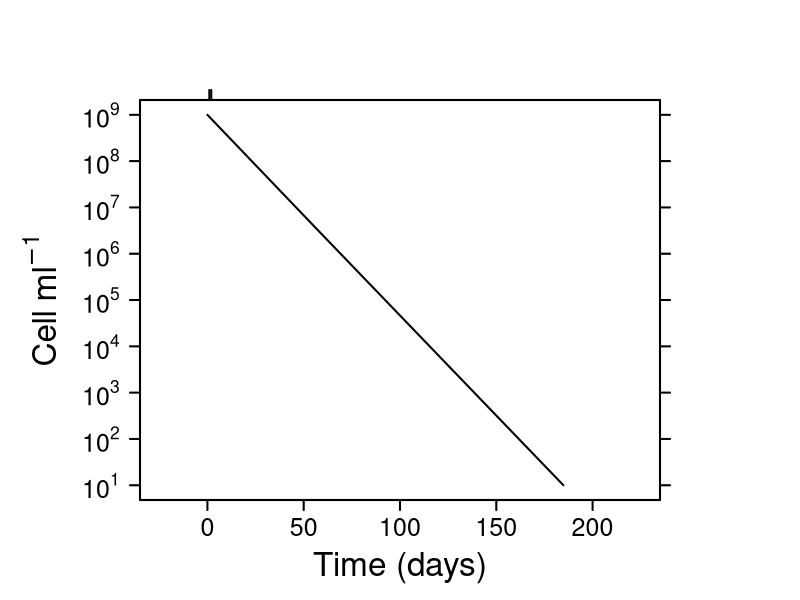

Source code (R):
## ---- chunk 1
getwd()
setwd("~/GitHub/Dimensions/Aim1/PersistenceModel")
## ---- chunk 2
require("deSolve")
## ---- chunk 3
# Function for persistence
persist <- function(t, x, parms){
  with(as.list(c(parms, x)),{
		dBadt = -Ba*da		#g (L*day)^-1
		
		res=c(dBadt)
		list(res)
	})
}

# Parameters
parms = c(da = 0.1)
times = seq(0, 1000, 0.1)
init = c(Ba = 0.00002)

# Output
outP <- ode(y = init, times = times, func = persist, parms = parms)
outP <- data.frame(outP, log10(outP[,2]/(20e-15)))
colnames(outP)[3] <- "logcells.ml"
outP <- subset(outP, outP[,3] >= 1)
## ---- chunk 4
# Function for cannibalsims where dead bacteria are consumed by live bacteria
persistCannibalism <- function(t, x, parms){
  with(as.list(c(parms, x)),{
		dBadt = Ba*(C*Va)/(C+Ka)*Ea-Ba*da		#g (L*day)^-1
		dCdt = Ba*da*m-Ba*(C*Va)/(C+Ka)		#g (L*day)^-1
		
		res=c(dBadt,dCdt)
		list(res)
	})
}

# Parameters
parms = c(Va = 12, Ka = 0.0011, Ea = 0.75, da = 0.1, m = 0.5)
times = seq(0, 1000, 0.1)
init = c(Ba = 0.02, C = 0)

# Output
outPC = ode(y = init, times = times, func = persistCannibalism, parms = parms)
## ---- chunk 5
# Function for two-species model with mutant and ancestros with different traits
persistCannibalismMut <- function(t, x, parms){
  with(as.list(c(parms, x)),{
		dBadt = Ba*(C*Va)/(C+Ka)*Ea-Ba*da
		dBmdt = Bm*(C*Vm)/(C+Km)*Em-Bm*dm
		dCdt = Ba*da*m-Ba*(C*Va)/(C+Ka)+Bm*dm*m-Bm*(C*Vm)/(C+Km)
		
		res=c(dBadt, dBmdt, dCdt)
		list(res)
	})
}

# Parameters
fracMut=1e-5 # fraction of initial population that are mutant
parmsMut = c(Va = 12, Ka = 0.0011, Ea = 0.5, da = 0.1, Vm = 12, Km = 0.0011, 
             Em = 0.9, dm = 0.05, m = 0.5)
initMut = c(Ba = 0.02-0.02*fracMut, Bm = 0.02*fracMut, C = 0)

# Output
outPCmut=ode(y=initMut,times=times,func=persistCannibalismMut,parms=parmsMut)
## ---- chunk 6
plot.new

png(filename="~/GitHub/Dimensions/Aim1/PersistenceModel/figures/decay.png",
    width = 1200, height = 1200, res = 96*2)

# par(mfrow = c(1, 1), mar=c(2, 4, 2, 2) + 0.1)

par(mar = c(5, 7, 5, 7))
decay.plot <- plot(outP[,1], outP[,3], type = "l", yaxt = "n", xaxt = "n", lwd = 2,
        cex.lab = 2, cex.axis = 1.5, xlab = "Time (days)", ylab = NA,
        xlim = c(-25, 225))
box(lwd=2)

mtext(expression('Cell ml'^-1), side = 2, outer = TRUE, cex = 2, line = -3, adj = 0.5)


# Add ticks and tick labels

axis(side = 2, lwd.ticks = 2, cex.axis = 1.5, las = 1,
     labels = expression(10^1, 10^2, 10^3, 10^4, 10^5, 10^6, 10^7, 10^8, 10^9),
     at = c(1, 2, 3, 4, 5, 6, 7, 8, 9))
 
axis(side = 4, lwd.ticks = 2, cex.axis = 1.5, las = 1,
    at=c(1, 2, 3, 4, 5, 6, 7, 8, 9), labels = F)
 
axis(side = 1, lwd.ticks = 2, cex.axis = 1.5, las = 1,
    labels = c(0, 50, 100, 150, 200), at = c(0, 50, 100, 150, 200))

axis(side = 3, lwd.ticks = 2, cex.axis = 1.5, las = 1,
    at = c(1, 2), labels = F)
